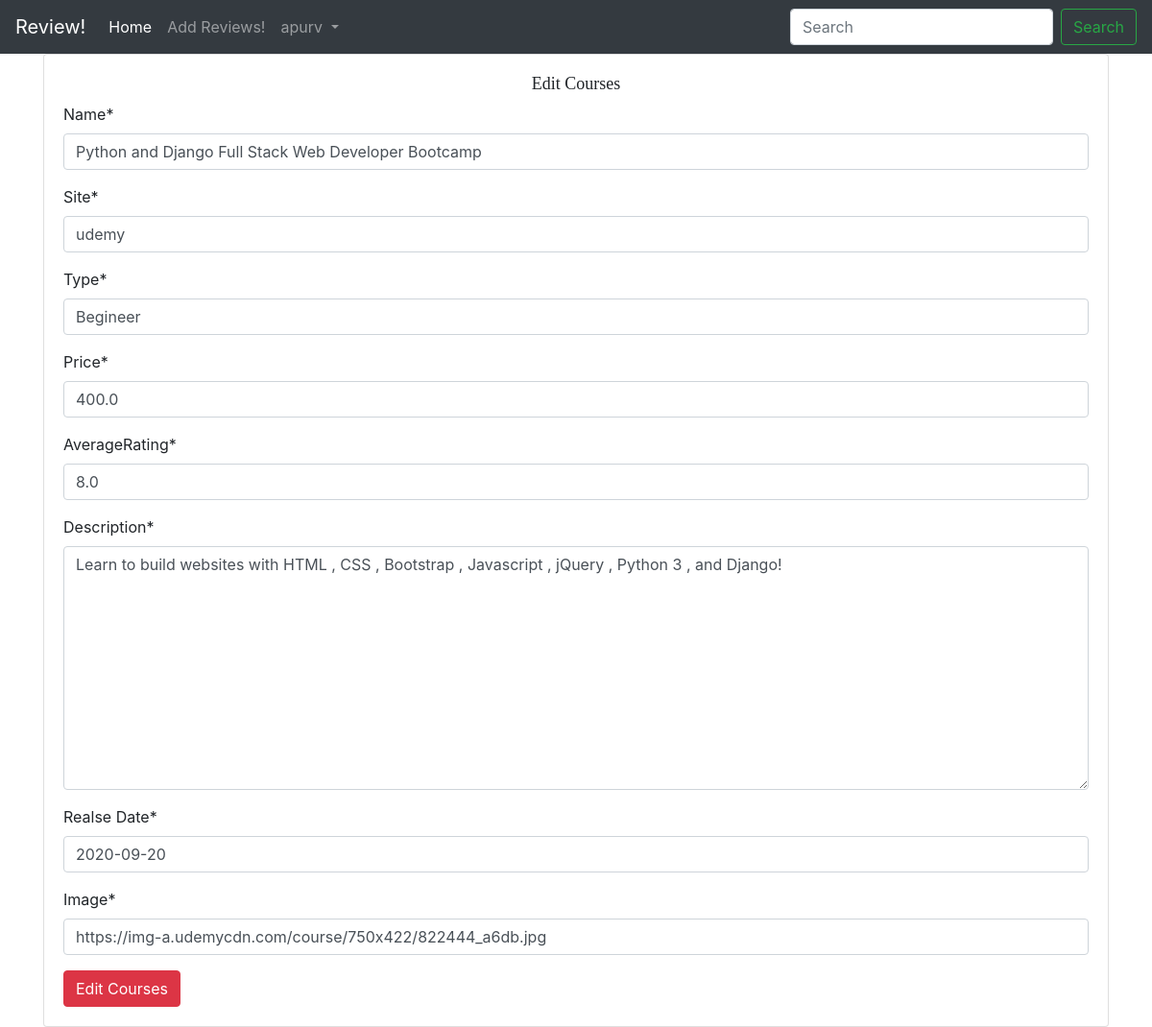
Screenshot of /editcourses/2/ (signed in) with the database file from the repository.
### main/models.py (models this page shows, shortened)
class Course(models.Model):
    name=models.CharField(max_length=500)
    site=models.CharField(max_length=500)
    type=models.CharField(max_length=500)#intermediate high or low #1
    price=models.FloatField()#2
    description=models.TextField(max_length=5000)
    realse_Date=models.DateField()#3
    AverageRating=models.FloatField(default=False)
    image=models.URLField(default=None,null=True)
    financial_aid=models.BooleanField(default=False)#4
    students_enrolled=models.IntegerField(default=0) #5
    Language=models.CharField(max_length=500)#6
    Rating=models.FloatField(default=0)#7

### main/views.py (the view)
# urls.py: path('editcourses/<int:id>/',views.edit_courses,name="edit_courses"),
def edit_courses(request,id):
    if request.user.is_authenticated:
        if request.user.is_superuser:
            course=Course.objects.get(id=id)
            if request.method=="POST":
                form=CourseForm(request.POST or None,instance=course)
                if form.is_valid():
                    data=form.save(commit=False)
                    data.save()
                    return redirect("main:detail",id)
            else:
                form=CourseForm(instance=course)
            return render(request,'main/addcourses.html',{"form":form,"controller":"Edit Courses"})
        else:
            return redirect("main:home")
    return redirect("acounts:login")

### main/forms.py
class CourseForm(forms.ModelForm):
    class Meta:
        model=Course
        fields=('name','site','type','price','AverageRating','description','realse_Date','image')

### main/templates/main/addcourses.html (shortened to what this page needs)
{% extends 'main/base.html' %}
{% load crispy_forms_tags %}
{% block content %}
<div class="container">
  <div class="card">
    <div class="card-body">
      <h3 class="text-center">{{controller}}</h3>
      <form class="" action="" method="POST">
        {{ form | crispy }}
        <input type="submit" name="" value="{{controller}}" class="btn btn-danger">
      </form>
    </div>
  </div>
</div>
{% endblock %}

### main/templates/main/base.html (shortened to what this page needs)
<!doctype html>
<html lang="en">
  <head>
    <link rel="stylesheet" href="https://maxcdn.bootstrapcdn.com/bootstrap/4.0.0/css/bootstrap.min.css">
    {% load static %}
    <link rel="stylesheet" href="{% static 'css/main.css' %}">
  </head>
  <body>
    <nav class="navbar navbar-expand-lg navbar-dark bg-dark text-white ">
  <a class="navbar-brand" href="{% url 'main:home' %}">Review!</a>
  <div class="collapse navbar-collapse" id="navbarSupportedContent">
    <ul class="navbar-nav mr-auto">
      <li class="nav-item active">
        <a class="nav-link" href="{% url 'main:home' %}">Home <span class="sr-only">(current)</span></a>
      </li>
      <li class="nav-item">
        <a class="nav-link" href="{% url 'main:add_courses' %}">Add Reviews!</a>
      </li>
      {% if user.is_authenticated %}
      <li class="nav-item dropdown">
        <a class="nav-link dropdown-toggle" href="#" id="navbarDropdown" role="button" data-toggle="dropdown" aria-haspopup="true" aria-expanded="false">
          {{user.username}}
        </a>
      </li>
      {% endif %}
    </ul>
    <form class="form-inline my-2 my-lg-0" method="GET" action="{% url 'main:home' %}">
      <input class="form-control mr-sm-2" type="search" placeholder="Search" aria-label="Search" name="title">
      <button class="btn btn-outline-success my-2 my-sm-0" type="submit">Search</button>
    </form>
  </div>
</nav>
    {% block content %}
    {% endblock %}
  </body>
</html>

### main/static/css/main.css (style rules this page uses)
.text-center { font-family: cursive; font-size: 18px; }

### rows the page displays
Course: name "Python and Django Full Stack Web Developer Bootcamp", site "udemy", type "Begineer", price "400.0", AverageRating "8.0", description "Learn to build websites with HTML , CSS , Bootstrap , Javascript , jQuery , Python 3 , and Django!", realse_Date "2020-09-20", image "https://img-a.udemycdn.com/course/750x422/822444_a6db.jpg"

### other values shown
{{ user.username }} "apurv"
{{ controller }} "Edit Courses"
